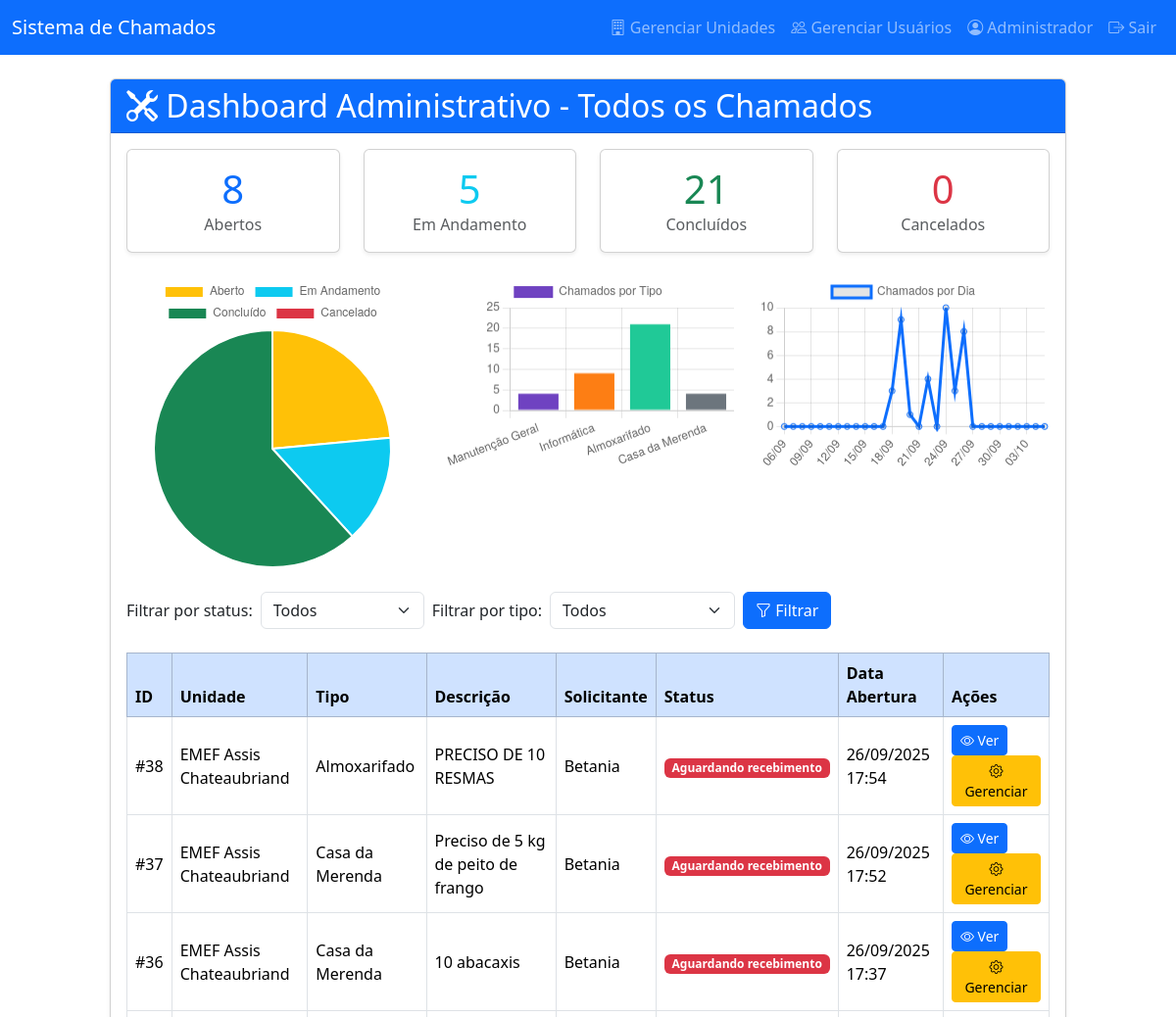
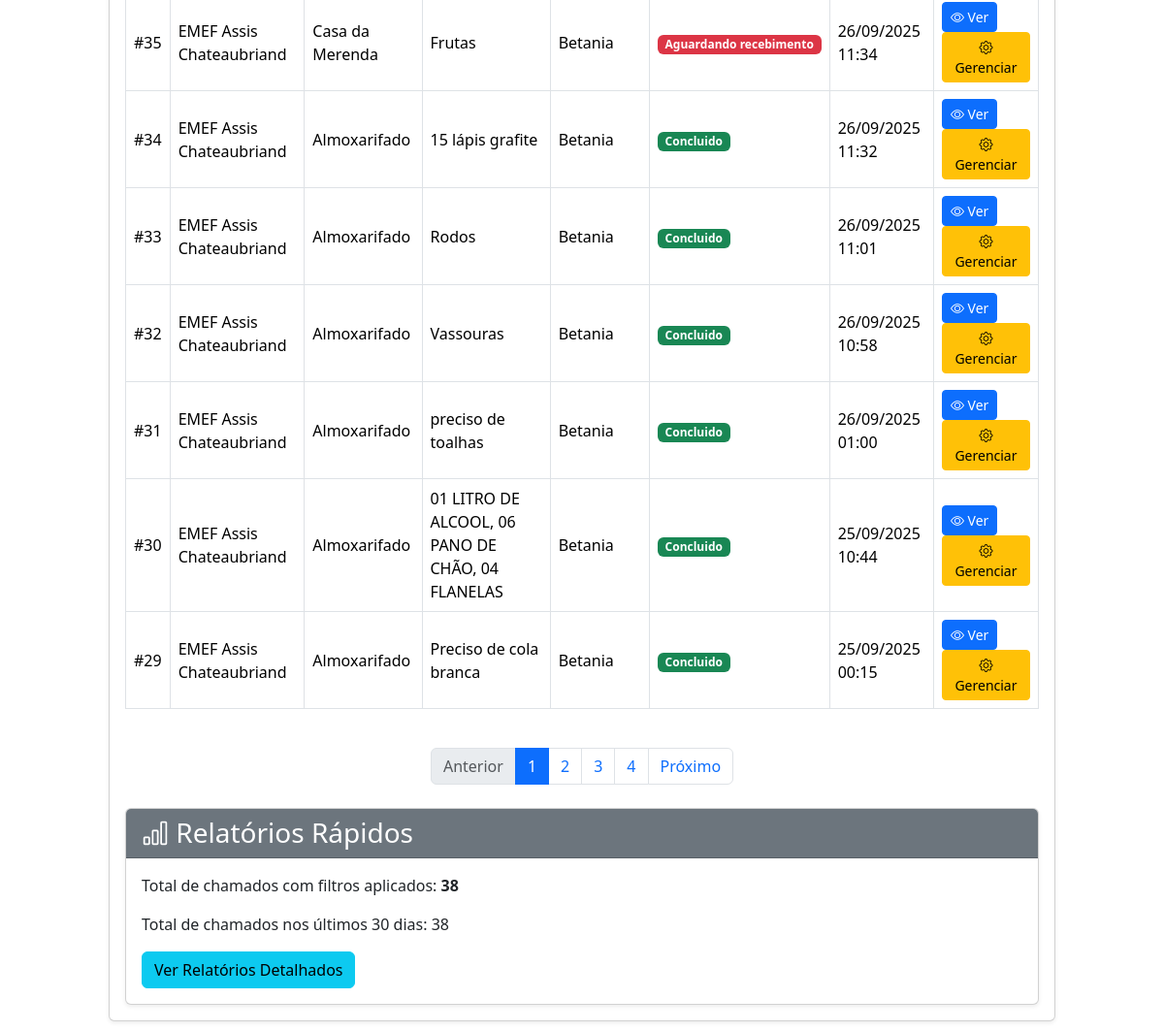
The app's page /admin_dashboard.php (signed in) with its own data (2 pictures, top to bottom).
### tables this page shows
CREATE TABLE `chamados` (
  `id` int NOT NULL,
  `id_unidade_escolar` int DEFAULT NULL,
  `id_usuario_abertura` int NOT NULL,
  `tipo_manutencao` enum('geral','informatica','casa_da_merenda','almoxarifado') NOT NULL,
  `setor_destino` enum('manutencao_geral','informatica','casa_da_merenda','almoxarifado') NOT NULL,
  `descricao` text NOT NULL,
  `status` enum('aberto','em_andamento','concluido','cancelado','aguardando_recebimento') DEFAULT 'aberto',
  `data_abertura` timestamp NULL DEFAULT CURRENT_TIMESTAMP,
  `data_fechamento` timestamp NULL DEFAULT NULL,
  `id_tecnico_responsavel` int DEFAULT NULL,
  `observacoes_tecnico` text,
  `confirmacao_recebimento_unidade` tinyint(1) DEFAULT '0',
  `confirmacao_entrega` tinyint(1) DEFAULT '0',
  `almoxarifado_confirmacao_entrega` tinyint(1) DEFAULT '0',
  `confirmacao_servico` tinyint(1) DEFAULT '0',
  `merenda_confirmacao_entrega` tinyint(1) DEFAULT '0'
);

CREATE TABLE `unidades_escolares` (
  `id` int NOT NULL,
  `nome_unidade` varchar(200) NOT NULL,
  `endereco` varchar(300) NOT NULL,
  `telefone` varchar(20) DEFAULT NULL,
  `email` varchar(100) DEFAULT NULL,
  `data_cadastro` timestamp NULL DEFAULT CURRENT_TIMESTAMP
);

CREATE TABLE `usuarios` (
  `id` int NOT NULL,
  `nome` varchar(100) NOT NULL,
  `email` varchar(100) DEFAULT NULL,
  `senha` varchar(255) NOT NULL,
  `tipo_usuario` enum('admin','unidade_escolar','secretaria','tecnico_geral','tecnico_informatica','almoxarifado','casa_da_merenda') NOT NULL,
  `id_unidade_escolar` int DEFAULT NULL,
  `ativo` tinyint(1) DEFAULT '1',
  `data_cadastro` timestamp NULL DEFAULT CURRENT_TIMESTAMP,
  `nome_usuario` varchar(50) NOT NULL,
  `primeiro_login` tinyint(1) DEFAULT '1'
);

### admin_dashboard.php (the view, shortened to what the rows shown need)
<?php
require_once 'connection.php';
$dadosChamados = [];
$stats = ['aberto' => 0, 'em_andamento' => 0, 'concluido' => 0, 'cancelado' => 0];
$statsType = ['geral' => 0, 'informatica' => 0, 'almoxarifado' => 0, 'casa_da_merenda' => 0];
$itensPorPagina = 10;
$paginaAtual = isset($_GET['pagina']) && is_numeric($_GET['pagina']) ? (int)$_GET['pagina'] : 1;
$offset = ($paginaAtual - 1) * $itensPorPagina;
$stmt = $conn->prepare("SELECT status, COUNT(*) as total FROM chamados GROUP BY status");
if ($stmt) {
    $stmt->execute();
    $result = $stmt->get_result();
    while ($row = $result->fetch_assoc()) {
        $stats[$row['status']] = $row['total'];
    }
} else {
    error_log("Erro ao preparar consulta de estatísticas por status: " . $conn->error);
    $mensagemErro = "Erro ao carregar estatísticas por status.";
}
$stmt = $conn->prepare("SELECT tipo_manutencao, COUNT(*) as total FROM chamados GROUP BY tipo_manutencao");
if ($stmt) {
    $stmt->execute();
    $result = $stmt->get_result();
    while ($row = $result->fetch_assoc()) {
        if (isset($statsType[$row['tipo_manutencao']])) {
            $statsType[$row['tipo_manutencao']] = $row['total'];
        }
    }
} else {
    error_log("Erro ao preparar consulta de estatísticas por tipo: " . $conn->error);
    $mensagemErro = "Erro ao carregar estatísticas por tipo.";
}
$lineData = ['labels' => [], 'data' => []];
for ($i = 29; $i >= 0; $i--) {
    $date = date('Y-m-d', strtotime("-$i days"));
    $lineData['labels'][] = date('d/m', strtotime($date));
    $lineData['data'][$date] = 0;
}
$stmt = $conn->prepare("SELECT DATE(data_abertura) as dia, COUNT(*) as total FROM chamados WHERE data_abertura >= DATE_SUB(NOW(), INTERVAL 30 DAY) GROUP BY dia");
if ($stmt) {
    $stmt->execute();
    $result = $stmt->get_result();
    while ($row = $result->fetch_assoc()) {
        $lineData['data'][$row['dia']] = $row['total'];
    }
} else {
    error_log("Erro ao preparar consulta de chamados por dia: " . $conn->error);
    $mensagemErro = "Erro ao carregar dados do gráfico.";
}
$lineData['data'] = array_values($lineData['data']);
$conditions = [];
$params = [];
$types = '';
$whereClause = empty($conditions) ? '' : 'WHERE ' . implode(' AND ', $conditions);
$params[] = $itensPorPagina;
$params[] = $offset;
$types .= 'ii';
$query = "SELECT c.id, c.tipo_manutencao, c.descricao, c.status, c.data_abertura,
                 ue.nome_unidade, u.nome as nome_usuario
          FROM chamados c
          LEFT JOIN unidades_escolares ue ON c.id_unidade_escolar = ue.id
          JOIN usuarios u ON c.id_usuario_abertura = u.id
          $whereClause
          ORDER BY c.data_abertura DESC
          LIMIT ? OFFSET ?";
$stmt = $conn->prepare($query);
if ($stmt) {
    if (!empty($types)) {
        $stmt->bind_param($types, ...$params);
    }
    $stmt->execute();
    $result = $stmt->get_result();
    while ($row = $result->fetch_assoc()) {
        $dadosChamados[] = $row;
    }
} else {
    $mensagemErro = "Erro ao preparar consulta de chamados: " . $conn->error;
    error_log("Erro na consulta principal: $query, Erro: " . $conn->error);
}
?>
<!DOCTYPE html>
<html lang="pt-br">
<head>
    <link rel="stylesheet" href="https://cdn.jsdelivr.net/npm/bootstrap@5.3.2/dist/css/bootstrap.min.css">
    <link rel="stylesheet" href="https://cdn.jsdelivr.net/npm/bootstrap-icons@1.10.5/font/bootstrap-icons.css">
</head>
<body>
    <div class="container-fluid mt-4">
        <div class="row justify-content-center">
            <div class="col-12 col-lg-10">
                <div class="card shadow-sm mb-4">
                    <div class="card-header bg-primary text-white">
                        <h2 class="mb-0"><i class="bi bi-tools"></i> Dashboard Administrativo - Todos os Chamados</h2>
                    </div>
                    <div class="card-body">
                        <div class="table-responsive">
                            <table class="table table-hover table-bordered align-middle">
                                <thead class="table-primary">
                                    <tr>
                                        <th scope="col">ID</th>
                                        <th scope="col">Unidade</th>
                                        <th scope="col">Tipo</th>
                                        <th scope="col">Descrição</th>
                                        <th scope="col">Solicitante</th>
                                        <th scope="col">Status</th>
                                        <th scope="col">Data Abertura</th>
                                        <th scope="col">Ações</th>
                                    </tr>
                                </thead>
                                <tbody>
                                    <?php if (!empty($dadosChamados)): ?>
                                        <?php foreach ($dadosChamados as $chamado): ?>
                                            <tr>
                                                <td>#<?= htmlspecialchars($chamado['id']) ?></td>
                                                <td><?= htmlspecialchars($chamado['nome_unidade'] ?? 'Não especificado') ?></td>
                                                <td><?= htmlspecialchars(getNomeTipoManutencao($chamado['tipo_manutencao'])) ?></td>
                                                <td><?= htmlspecialchars(substr($chamado['descricao'], 0, 50)) . (strlen($chamado['descricao']) > 50 ? '...' : '') ?></td>
                                                <td><?= htmlspecialchars($chamado['nome_usuario']) ?></td>
                                                <td>
                                                    <span class="badge
                                                        <?= $chamado['status'] === 'aberto' ? 'bg-warning' :
                                                            ($chamado['status'] === 'em_andamento' ? 'bg-info' :
                                                            ($chamado['status'] === 'concluido' ? 'bg-success' : 'bg-danger')) ?>">
                                                        <?= ucfirst(str_replace('_', ' ', htmlspecialchars($chamado['status']))) ?>
                                                    </span>
                                                </td>
                                                <td><?= date('d/m/Y H:i', strtotime($chamado['data_abertura'])) ?></td>
                                                <td>
                                                    <a href="ver_chamado.php?id=<?= $chamado['id'] ?>" class="btn btn-primary btn-sm">
                                                        <i class="bi bi-eye"></i> Ver
                                                    </a>
                                                    <a href="gerenciar_chamados.php?id=<?= $chamado['id'] ?>" class="btn btn-warning btn-sm">
                                                        <i class="bi bi-gear"></i> Gerenciar
                                                    </a>
                                                </td>
                                            </tr>
                                        <?php endforeach; ?>
                                    <?php else: ?>
                                        <tr>
                                            <td colspan="8" class="text-center">Nenhum chamado encontrado.</td>
                                        </tr>
                                    <?php endif; ?>
                                </tbody>
                            </table>
                        </div>
                    </div>
                </div>
            </div>
        </div>
    </div>
    <script>
        // Gráfico de Pizza (Distribuição por Status)
        new Chart(document.getElementById('pieChart').getContext('2d'), {
            type: 'pie',
            data: {
                labels: ['Aberto', 'Em Andamento', 'Concluído', 'Cancelado'],
                datasets: [{
                    data: [<?= $stats['aberto'] ?? 0 ?>, <?= $stats['em_andamento'] ?? 0 ?>, <?= $stats['concluido'] ?? 0 ?>, <?= $stats['cancelado'] ?? 0 ?>],
                    backgroundColor: ['#ffc107', '#0dcaf0', '#198754', '#dc3545']
                }]
            },
            options: {
                responsive: true,
                plugins: { legend: { position: 'top' }, tooltip: { enabled: true } }
            }
        });
        // Gráfico de Barras (Distribuição por Tipo)
        new Chart(document.getElementById('barChart').getContext('2d'), {
            type: 'bar',
            data: {
                labels: ['Manutenção Geral', 'Informática', 'Almoxarifado', 'Casa da Merenda'],
                datasets: [{
                    label: 'Chamados por Tipo',
                    data: [<?= $statsType['geral'] ?? 0 ?>, <?= $statsType['informatica'] ?? 0 ?>, <?= $statsType['almoxarifado'] ?? 0 ?>, <?= $statsType['casa_da_merenda'] ?? 0 ?>],
                    backgroundColor: ['#6f42c1', '#fd7e14', '#20c997', '#6c757d']
                }]
            },
            options: {
                responsive: true,
                plugins: { legend: { position: 'top' }, tooltip: { enabled: true } }
            }
        });
        // Gráfico de Linha (Chamados nos Últimos 30 Dias)
        new Chart(document.getElementById('lineChart').getContext('2d'), {
            type: 'line',
            data: {
                labels: <?= json_encode($lineData['labels']) ?>,
                datasets: [{
                    label: 'Chamados por Dia',
                    data: <?= json_encode($lineData['data']) ?>,
                    borderColor: '#0d6efd',
                    fill: false
                }]
            },
            options: {
                responsive: true,
                plugins: { legend: { position: 'top' }, tooltip: { enabled: true } }
            }
        });
    </script>
</body>
</html>

### records on screen
chamados: id "38", id_unidade_escolar.nome_unidade "EMEF Assis Chateaubriand", tipo_manutencao "Almoxarifado", descricao "PRECISO DE 10 RESMAS", id_usuario_abertura.nome "Betania", status "Aguardando recebimento", data_abertura "26/09/2025 17:54"
chamados: id "37", id_unidade_escolar.nome_unidade "EMEF Assis Chateaubriand", tipo_manutencao "Casa da Merenda", descricao "Preciso de 5 kg de peito de frango", id_usuario_abertura.nome "Betania", status "Aguardando recebimento", data_abertura "26/09/2025 17:52"
chamados: id "36", id_unidade_escolar.nome_unidade "EMEF Assis Chateaubriand", tipo_manutencao "Casa da Merenda", descricao "10 abacaxis", id_usuario_abertura.nome "Betania", status "Aguardando recebimento", data_abertura "26/09/2025 17:37"
chamados: id "35", id_unidade_escolar.nome_unidade "EMEF Assis Chateaubriand", tipo_manutencao "Casa da Merenda", descricao "Frutas", id_usuario_abertura.nome "Betania", status "Aguardando recebimento", data_abertura "26/09/2025 11:34"
chamados: id "34", id_unidade_escolar.nome_unidade "EMEF Assis Chateaubriand", tipo_manutencao "Almoxarifado", descricao "15 lápis grafite", id_usuario_abertura.nome "Betania", status "Concluido", data_abertura "26/09/2025 11:32"
chamados: id "33", id_unidade_escolar.nome_unidade "EMEF Assis Chateaubriand", tipo_manutencao "Almoxarifado", descricao "Rodos", id_usuario_abertura.nome "Betania", status "Concluido", data_abertura "26/09/2025 11:01"
chamados: id "32", id_unidade_escolar.nome_unidade "EMEF Assis Chateaubriand", tipo_manutencao "Almoxarifado", descricao "Vassouras", id_usuario_abertura.nome "Betania", status "Concluido", data_abertura "26/09/2025 10:58"
chamados: id "31", id_unidade_escolar.nome_unidade "EMEF Assis Chateaubriand", tipo_manutencao "Almoxarifado", descricao "preciso de toalhas", id_usuario_abertura.nome "Betania", status "Concluido", data_abertura "26/09/2025 01:00"
chamados: id "30", id_unidade_escolar.nome_unidade "EMEF Assis Chateaubriand", tipo_manutencao "Almoxarifado", descricao "01 LITRO DE ALCOOL, 06 PANO DE CHÃO, 04 FLANELAS", id_usuario_abertura.nome "Betania", status "Concluido", data_abertura "25/09/2025 10:44"
chamados: id "29", id_unidade_escolar.nome_unidade "EMEF Assis Chateaubriand", tipo_manutencao "Almoxarifado", descricao "Preciso de cola branca", id_usuario_abertura.nome "Betania", status "Concluido", data_abertura "25/09/2025 00:15"

### other values on screen
$_SESSION['user']['nome'] "Administrador"
$stats['aberto'] "8"
$stats['em_andamento'] "5"
$stats['concluido'] "21"
$stats['cancelado'] "0"
$totalChamados "38"
$totalUltimos30Dias "38"
chart data {{ $stats['aberto'] }} 8
chart data {{ $stats['em_andamento'] }} 5
chart data {{ $stats['concluido'] }} 21
chart data {{ $stats['cancelado'] }} 0
